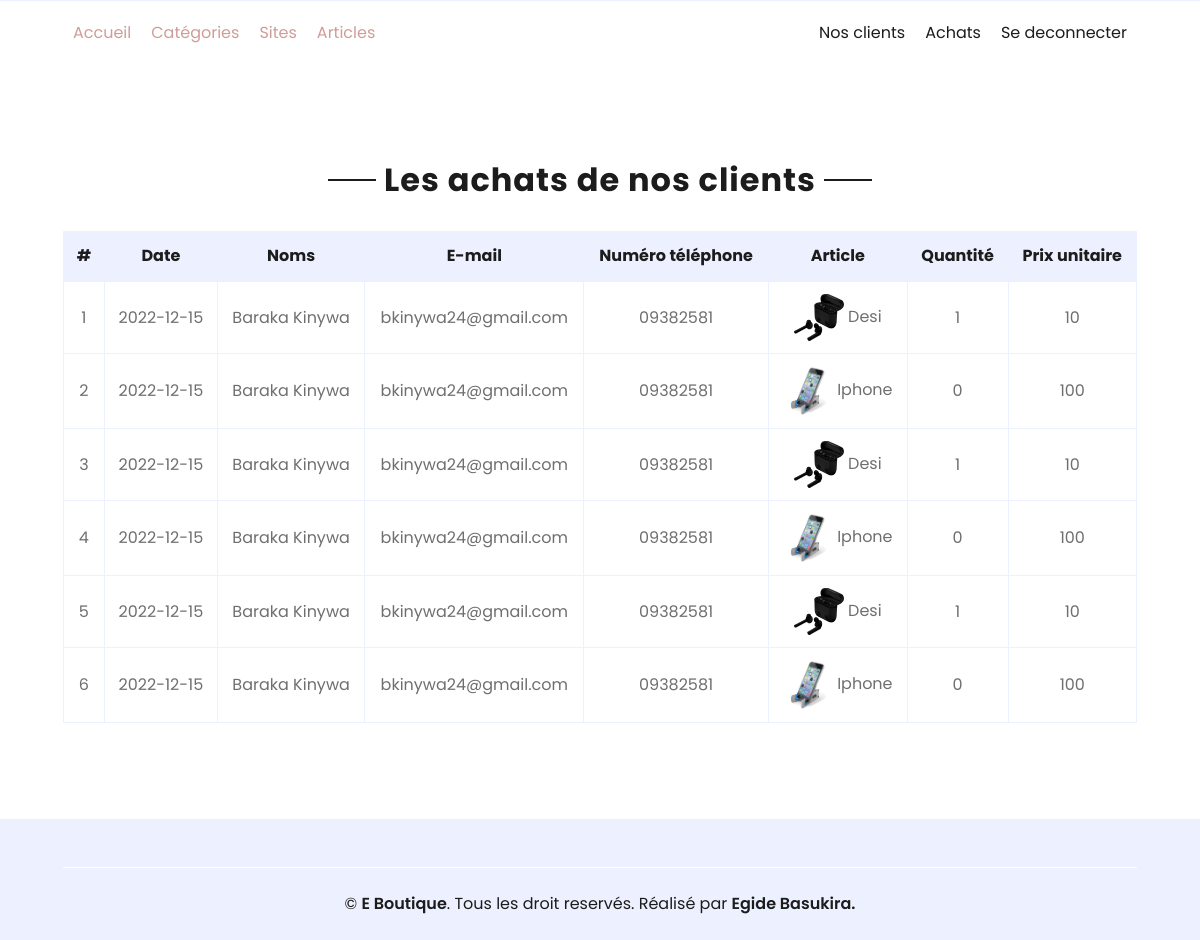
/clientsAchats.php, run on the app's committed database.
### tables this page shows
CREATE TABLE `acheter` (
  `id` int(11) NOT NULL,
  `internaute` int(11) NOT NULL,
  `dates` date NOT NULL,
  `article` int(11) NOT NULL,
  `quantite` float NOT NULL
);

CREATE TABLE `internaute` (
  `id` int(11) NOT NULL,
  `nom` varchar(25) NOT NULL,
  `postnom` varchar(25) NOT NULL,
  `mail` text NOT NULL,
  `numtel` varchar(15) NOT NULL,
  `pwd` text NOT NULL
);

CREATE TABLE `article` (
  `id` int(11) NOT NULL,
  `designation` text NOT NULL,
  `image` text NOT NULL,
  `prix` float NOT NULL,
  `prixB` float NOT NULL,
  `stock` float NOT NULL,
  `description` text NOT NULL,
  `categorie` int(11) NOT NULL,
  `site` int(11) NOT NULL
);

### actions/selectClientsAchats.php (called while the page is built)
<?php
$clients=$db->query("SELECT `acheter`.`id`, `acheter`.`internaute`, `acheter`.`dates`, `acheter`.`article`, `acheter`.`quantite`, internaute.nom,internaute.postnom,internaute.mail,internaute.numtel,article.designation,article.image,article.prix FROM `acheter`,internaute,article WHERE internaute.id=acheter.internaute AND acheter.article=article.id");
?>

### clientsAchats.php (the view, shortened to what this page needs)
<?php
require_once 'includes/config.php';
include('actions/selectClientsAchats.php');
?>
<!DOCTYPE html>
<html lang="en">
<head>
    <link href="https://cdnjs.cloudflare.com/ajax/libs/font-awesome/5.10.0/css/all.min.css" rel="stylesheet">
    <link href="lib/owlcarousel/assets/owl.carousel.min.css" rel="stylesheet">
    <link href="css/style.css" rel="stylesheet">
</head>
<body>
    <?php
     include 'includes/navbarA.php';
    ?>
    <div class="container-fluid pt-5">
        <div class="text-center mb-4">
            <h2 class="section-title px-5"><span class="px-2">Les achats de nos clients</span></h2>
        </div>
        <div class="row px-xl-5">
            <div class="col-lg-12 table-responsive mb-5">
                <table class="table table-bordered text-center mb-0">
                    <thead class="bg-secondary text-dark">
                        <tr>
                            <th>#</th>
                            <th>Date</th>
                            <th>Noms</th>
                            <th>E-mail</th>
                            <th>Numéro téléphone</th>
                            <th>Article</th>
                            <th>Quantité</th>
                            <th>Prix unitaire</th>
                        </tr>
                    </thead>
                    <tbody class="align-middle">
                    <?php
            $i=0;
            while($client=$clients->fetch())
            {
                $i++;
                ?>
                        <tr>
                            <td class="align-middle"><?=$i?></td>
                            <td class="align-middle"><?=$client[2]?></td>
                            <td class="align-middle"><?=$client[5]." ".$client[6]?></td>
                            <td class="align-middle"><?=$client[7]?></td>
                            <td class="align-middle"><?=$client[8]?></td>
                            <td class="align-middle"><img src="upload/<?=$client[10]?>" alt="" style="width: 50px;"> <?=$client[9]?></td>
                            <td class="align-middle"><?=$client[4]?></td>
                            <td class="align-middle"><?=$client[11]?></td>
                        </tr>
                        <?php
            }
            ?>
                    </tbody>
                </table>
            </div>
        </div>
    </div>
    <?php
    include 'includes/footerA.php';
    ?>
</body>
</html>

### data on the page
acheter: dates "2022-12-15", internaute.nom "Baraka", internaute.postnom "Kinywa", internaute.mail "bkinywa24@gmail.com", internaute.numtel "09382581", article.image (picture), article.designation "Desi", quantite "1", article.prix "10"
acheter: dates "2022-12-15", internaute.nom "Baraka", internaute.postnom "Kinywa", internaute.mail "bkinywa24@gmail.com", internaute.numtel "09382581", article.image (picture), article.designation "Iphone", quantite "0", article.prix "100"
acheter: dates "2022-12-15", internaute.nom "Baraka", internaute.postnom "Kinywa", internaute.mail "bkinywa24@gmail.com", internaute.numtel "09382581", article.image (picture), article.designation "Desi", quantite "1", article.prix "10"
acheter: dates "2022-12-15", internaute.nom "Baraka", internaute.postnom "Kinywa", internaute.mail "bkinywa24@gmail.com", internaute.numtel "09382581", article.image (picture), article.designation "Iphone", quantite "0", article.prix "100"
acheter: dates "2022-12-15", internaute.nom "Baraka", internaute.postnom "Kinywa", internaute.mail "bkinywa24@gmail.com", internaute.numtel "09382581", article.image (picture), article.designation "Desi", quantite "1", article.prix "10"
acheter: dates "2022-12-15", internaute.nom "Baraka", internaute.postnom "Kinywa", internaute.mail "bkinywa24@gmail.com", internaute.numtel "09382581", article.image (picture), article.designation "Iphone", quantite "0", article.prix "100"
